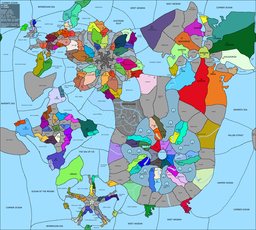
#> input picture starter_map.png, 256 x 230 px, shrunk from 2628 x 2362 before the run
$ python recolor.py
#> lines starting #> are read from the running program, lines starting #| are printed output that depends on the picture
import numpy as np
import subprocess
from PIL import Image, ImageColor

power_colors = {
    "#24ee02": "ireland",
    "#c0b5f1": "liverpool",
    "#071ef8": "edinburgh",
    "#80d7f2": "london",

    "#4ac8bd": "north norway",
    "#45e5a9": "north sweden",
    "#fde0a6": "denmark",
    "#ff633a": "west berlin",
    "#841b3a": "west munich",
    "#985e2c": "belgium",
    "#ec8b08": "holland",
    "#e34100": "east kiel",
    "#fe4237": "east berlin",
    "#744c55": "west kiel",
    "#ff0cc3": "wait",
    "#cf5500": "aetherlands",
    "#d7948b": "east munich",
    "#b38337": "taani",
    "#a9a601": "south sweden",
    "#3ba634": "south norway",

    "#f3eae5": "sofia",
    "#8d6f65": "bucharest",
    "#df8560": "belgrade",
    "#b7702e": "salzburg",
    "#00acde": "linz",
    "#6e8638": "graz",
    "#ddfe3b": "craiova",
    "#e39447": "stara zagora",
    "#6bca30": "traun",
    "#e64636": "zrenjanin",
    "#344ebf": "leoben",
    "#c3de6b": "wolfsburg",
    "#ccffcb": "brasov",
    "#e16242": "baden",
    "#134162": "leonding",
    "#8d0283": "ruse",
    "#328066": "bregenz",
    "#4257cc": "novi pazar",
    "#77e5be": "innsbruck",
    "#e59246": "novi sad",
    "#bc6c4b": "plovdiv",
    "#c87f70": "iasi",
    "#f5c5b1": "klagenfurt",
    "#3dafaf": "villach",
    "#fdb64c": "dornbirn",
    "#55ba38": "nis",
    "#910079": "varna",
    "#e6481b": "wels",
    "#c57760": "sankt polten",
    "#d1b806": "constanta",
    "#e818f4": "steyr",
    "#67c451": "feldkirch",
    "#cf0376": "wiener neustadt",
    "#dd8e55": "kragujevac",
    "#a7ff97": "timisoara",
    "#d21a1a": "bugas",
    "#f1cee6": "crescent",

    "#4c85a3": "lisbon",
    "#cfd4fc": "cordoba",
    "#a1501b": "montpellier",
    "#9b0aa7": "rennes",
    "#5c6ccb": "strasbourg",
    "#e94900": "braga",
    "#60bcff": "barcelona",
    "#f4c956": "lyon",
    "#533456": "bordeaux",
    "#fbfcdc": "lille",
    "#02e5d1": "almada",
    "#0e655c": "valencia",
    "#fe37f4": "nice",
    "#01afee": "nantes",
    "#d6a759": "reims",
    "#a2aeea": "coimbra",
    "#5148c5": "seville",
    "#d81bf4": "toulouse",
    "#a302fd": "le mans",
    "#5383ff": "nimes",
    "#5c914b": "squaris",

    "#89f65d": "venus",
    "#03f9b0": "turin",
    "#1c7717": "rome",
    "#f8ed46": "milan",
    "#fec434": "fouris",
    "#4c1978": "parma",
    "#4811f3": "prato",
    "#346178": "padua",
    "#b4cf5a": "threenis",
    "#caa557": "naples",
    "#8dacfc": "florence",
    "#8b93a6": "venice",
    "#3bb260": "tunis",
    "#d5d3c4": "verona",
    "#67b001": "vatican",
    "#4648cf": "messina",
    "#a69a34": "wonis",
    "#8d9f2f": "bari",
    "#dfd236": "genoa",
    "#e0982c": "palermo",
    "#e3fedb": "crystal",

    "#60518c": "devil petersburg",
    "#fdff32": "tolonen",
    "#c826c7": "kazan",
    "#db6b2b": "novgorod",
    "#abff8f": "samara",
    "#c1b604": "enodak",
    "#359e97": "tyumen",
    "#076320": "saratov",
    "#c0d961": "warsaw",
    "#e3fedf": "volgogrod",
    "#e10c1e": "rostov",
    "#ed7b22": "omsk",
    "#58d2fb": "ufa",
    "#c6af85": "sarre",

    "#e30629": "chicken",
    "#ebc5b0": "eskisehir",
    "#f75f09": "istanbul",
    "#616542": "adana",
    "#ce74f8": "phesant",
    "#27cfda": "samsun",
    "#e8ee0e": "konya",
    "#02fdc8": "denizli",
    "#a089f3": "partridge",
    "#76b5fc": "van",
    "#95b6e3": "antalya",
    "#2acca7": "kayseri",
    "#0070f0": "grouse",
    "#dd02e4": "bursa",
    "#ddc0f8": "erzurum",
    "#f0beef": "diyarbakir",
    "#045e66": "quail",
    "#faead1": "izmir",
    "#89dcfe": "mersin",
    "#3c79ee": "smyrna",
    "#5a4e4e": "peacock",
    "#1c00f2": "gaziantep",
    "#19cfc2": "ankarna",
    "#a2fe5b": "marash",
    "#838aa4": "fireback",
    "#40854e": "constantinople",
    "#534175": "adapazari",
    "#00ebdf": "sanliurfa",
    "#b99e0f": "lighthouse",
    "#d1eeb8": "nile",
    "#da0640": "sparta",
    "#08942b": "athens",
    "#80df9b": "crossroads",
    "#ab89ea": "syria",
}
power_colors = {ImageColor.getrgb(k):v for (k, v) in power_colors.items()}

alliance_colors = {
    "britain": "#f0e000",
    "jupiter": "#87522c",
    "jupiter's moons": "#b9815c",
    "grand duchy of sweden": "#fe1a95",
    "north austria": "#322f6b",
    "wrtlbpp": "#6b66a5",
    "rift": "#4a3838",
    "spiral": "#f050ec",
    "australians": "#6c9abc",
    "one forty-six": "#416b1f",
    "warsaw pact": "#6335fe",
    "l'empire": "#17a5e5",
    "fire": "#40db36",
    "fire fighters": "#a036db",
    "t1: kuzey": "#c9011e",
    "t2: nightingale": "#fe0026",
    "t3: conure": "#fe4a65",
    "t4: rum": "#fe93a4",
    "t5: stpb": "#fec7cf",
    "t6: maranga": "#fec2ae",
    "t7: the gate": "#fe9e7b",
    "t8: rim": "#fe8054",
    "unaligned": "#ffffff",
    "dead": "#000000"
}
alliance_colors = {k:ImageColor.getrgb(v) for (k, v) in alliance_colors.items()}

allegiances = {
    "ireland": "warsaw pact",
    "liverpool": ["britain", "l'empire"],
    "edinburgh": "britain",
    "london": "britain",

    "north norway": "grand duchy of sweden",
    "north sweden": "grand duchy of sweden",
    "denmark": "grand duchy of sweden",
    "west berlin": "jupiter",
    "west munich": "jupiter",
    "belgium": "jupiter",
    "holland": "jupiter",
    "east kiel": "jupiter",
    "east berlin": "jupiter",
    "west kiel": "jupiter",
    "wait": "jupiter",
    "aetherlands": "jupiter",
    "east munich": "jupiter",
    "taani": "unaligned",
    "south sweden": "unaligned",
    "south norway": "jupiter's moons",

    "sofia": "rift",
    "bucharest": "rift",
    "belgrade": ["rift", "spiral", "l'empire", "one forty-six", "t8: rim", "fire", "warsaw pact"],
    "salzburg": "rift",
    "linz": ["rift", "australians"],
    "graz": "rift",
    "craiova": ["t8: rim", "wrtlbpp"],
    "stara zagora": "north austria",
    "traun": "wrtlbpp",
    "zrenjanin": "north austria",
    "leoben": "wrtlbpp",
    "wolfsburg": "north austria",
    "brasov": "one forty-six",
    "baden": ["australians", "rift"],
    "leonding": "australians",
    "ruse": "australians",
    "bregenz": "australians",
    "novi pazar": ["australians", "rift"],
    "innsbruck": "spiral",
    "novi sad": "spiral",
    "plovdiv": "spiral",
    "iasi": "spiral",
    "klagenfurt": "spiral",
    "villach": "spiral",
    "dornbirn": "spiral",
    "nis": "unaligned",
    "varna": "spiral",
    "wels": "spiral",
    "sankt polten": "spiral",
    "constanta": "spiral",
    "steyr": "one forty-six",
    "feldkirch": "one forty-six",
    "wiener neustadt": "unaligned",
    "kragujevac": "one forty-six",
    "timisoara": "one forty-six",
    "bugas": "one forty-six",
    "crescent": "one forty-six",

    "lisbon": "l'empire",
    "cordoba": "l'empire",
    "montpellier": "l'empire",
    "rennes": "l'empire",
    "strasbourg": "l'empire",
    "braga": "l'empire",
    "barcelona": "l'empire",
    "lyon": "l'empire",
    "bordeaux": "l'empire",
    "lille": "l'empire",
    "almada": "l'empire",
    "valencia": "l'empire",
    "nice": "l'empire",
    "nantes": "l'empire",
    "reims": "l'empire",
    "coimbra": "fire",
    "seville": "l'empire",
    "toulouse": "l'empire",
    "le mans": "l'empire",
    "nimes": "l'empire",
    "squaris": "l'empire",

    "venus": "l'empire",
    "turin": "fire",
    "rome": "fire",
    "milan": "fire",
    "fouris": "fire",
    "parma": "fire",
    "prato": "fire",
    "padua": "fire",
    "threenis": "fire",
    "naples": "fire",
    "florence": "fire fighters",
    "venice": "fire",
    "tunis": "grand duchy of sweden",
    "verona": "fire",
    "vatican": "fire",
    "messina": ["fire fighters", "l'empire"],
    "wonis": "fire",
    "bari": "fire",
    "genoa": "fire",
    "palermo": "fire",
    "crystal": "fire",

    "devil petersburg": "warsaw pact",
    "tolonen": "warsaw pact",
    "kazan": "warsaw pact",
    "novgorod": "warsaw pact",
    "samara": "unaligned",
    "enodak": "warsaw pact",
    "tyumen": "warsaw pact",
    "saratov": "warsaw pact",
    "warsaw": "warsaw pact",
    "volgogrod": "warsaw pact",
    "rostov": "warsaw pact",
    "omsk": "warsaw pact",
    "ufa": "warsaw pact",
    "sarre": "warsaw pact",

    "chicken": "t1: kuzey",
    "eskisehir": "unaligned",
    "istanbul": "t1: kuzey",
    "adana": "t1: kuzey",
    "phesant": "unaligned",
    "samsun": "t2: nightingale",
    "konya": "t2: nightingale",
    "denizli": "t2: nightingale",
    "partridge": "t2: nightingale",
    "van": "unaligned",
    "antalya": "t3: conure",
    "kayseri": "t3: conure",
    "grouse": "t3: conure",
    "bursa": "t4: rum",
    "erzurum": "t4: rum",
    "diyarbakir": "t4: rum",
    "quail": "t4: rum",
    "izmir": "t5: stpb",
    "mersin": "t5: stpb",
    "smyrna": "t5: stpb",
    "peacock": "t5: stpb",
    "gaziantep": "t6: maranga",
    "ankarna": "t6: maranga",
    "marash": "t6: maranga",
    "fireback": "unaligned",
    "constantinople": "t7: the gate",
    "adapazari": "t7: the gate",
    "sanliurfa": "t7: the gate",
    "lighthouse": "warsaw pact",
    "nile": "t8: rim",
    "sparta": "t8: rim",
    "athens": "t8: rim",
    "crossroads": "t8: rim",
    "syria": "t7: the gate",
}

STRIPE_WIDTH = 15
def recolor(x, y, pixel):
    pixel = tuple(int(v) for v in pixel)
    if pixel not in power_colors:
        return pixel
    alliance = allegiances[power_colors[pixel]]
    if isinstance(alliance, list):
        n = len(alliance)
        stripe_idx = (x + y) % (STRIPE_WIDTH * n) // STRIPE_WIDTH
        alliance = alliance[stripe_idx]
    return np.array(alliance_colors[alliance])

def recolor_image(original_filename, recolored_filename):
#> called with original_filename = 'starter_map.png', recolored_filename = 'starter_map_recolored.png'
    image = Image.open(original_filename).convert("RGB")
    data = np.array(image)
    for x in range(data.shape[0]):
        for y in range(data.shape[1]):
            data[x, y] = recolor(x, y, data[x, y])
#> this loop made 230 passes
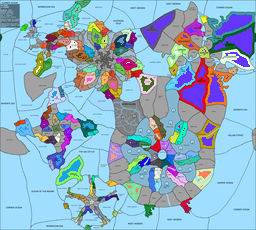
#> data: shape (230, 256, 3); mean R, G, B 144.5, 177.6, 200.1

    image2 = Image.fromarray(np.uint8(data))
    image2.save(recolored_filename)


recolor_image("starter_map.png", "starter_map_recolored.png")
subprocess.call(["krita","7DC_original_owner.kra","--export","--export-filename","7DC_original_owner.png",])
#> (this line was passed over: subprocess is not available in this run)

recolor_image("current_map.png", "current_map_recolored.png")
#> call 2 of recolor_image, with original_filename = 'current_map.png', recolored_filename = 'current_map_recolored.png'
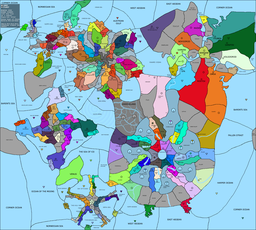
#> input picture current_map.png, 256 x 230 px, shrunk from 2628 x 2362 before the run
#> after the loop in recolor_image (call 2), `for x in range(data.shape[0]):`:
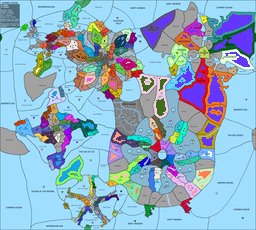
#> data: shape (230, 256, 3); mean R, G, B 144, 176.8, 198.6
subprocess.call(["krita", "7DC_current_owner.kra","--export", "--export-filename", "7DC_current_owner.png"])
#> (this line was passed over: subprocess is not available in this run)

subprocess.call(["magick", "7DC_original_owner.png", "7DC_current_owner.png", "+append", "7DC.png"])
#> (this line was passed over: subprocess is not available in this run)
